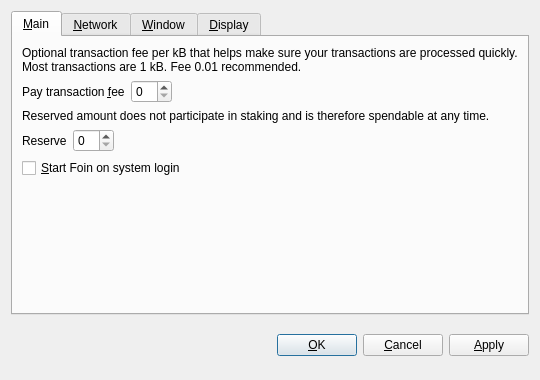
<?xml version="1.0" encoding="UTF-8"?>
<ui version="4.0">
 <class>OptionsDialog</class>
 <widget class="QDialog" name="OptionsDialog">
  <property name="geometry">
   <rect>
    <x>0</x>
    <y>0</y>
    <width>540</width>
    <height>380</height>
   </rect>
  </property>
  <property name="windowTitle">
   <string>Options</string>
  </property>
  <property name="modal">
   <bool>true</bool>
  </property>
  <layout class="QVBoxLayout" name="verticalLayout">
   <item>
    <widget class="QTabWidget" name="tabWidget">
     <property name="tabPosition">
      <enum>QTabWidget::North</enum>
     </property>
     <property name="currentIndex">
      <number>0</number>
     </property>
     <widget class="QWidget" name="tabMain">
      <attribute name="title">
       <string>&amp;Main</string>
      </attribute>
      <layout class="QVBoxLayout" name="verticalLayout_Main">
       <item>
        <widget class="QLabel" name="transactionFeeInfoLabel">
         <property name="text">
          <string>Optional transaction fee per kB that helps make sure your transactions are processed quickly. Most transactions are 1 kB. Fee 0.01 recommended.</string>
         </property>
         <property name="textFormat">
          <enum>Qt::PlainText</enum>
         </property>
         <property name="wordWrap">
          <bool>true</bool>
         </property>
        </widget>
       </item>
       <item>
        <layout class="QHBoxLayout" name="horizontalLayoutFee">
         <item>
          <widget class="QLabel" name="transactionFeeLabel">
           <property name="text">
            <string>Pay transaction &amp;fee</string>
           </property>
           <property name="textFormat">
            <enum>Qt::PlainText</enum>
           </property>
           <property name="buddy">
            <cstring>transactionFee</cstring>
           </property>
          </widget>
         </item>
         <item>
          <widget class="BitcoinAmountField" name="transactionFee"/>
         </item>
         <item>
          <spacer name="horizontalSpacerFee">
           <property name="orientation">
            <enum>Qt::Horizontal</enum>
           </property>
           <property name="sizeHint" stdset="0">
            <size>
             <width>40</width>
             <height>20</height>
            </size>
           </property>
          </spacer>
         </item>
        </layout>
       </item>
       <item>
        <widget class="QLabel" name="reserveBalanceInfoLabel">
         <property name="text">
          <string>Reserved amount does not participate in staking and is therefore spendable at any time.</string>
         </property>
         <property name="textFormat">
          <enum>Qt::PlainText</enum>
         </property>
         <property name="wordWrap">
          <bool>true</bool>
         </property>
        </widget>
       </item>
       <item>
        <layout class="QHBoxLayout" name="horizontalLayoutReserveBalance">
         <item>
          <widget class="QLabel" name="reserveBalanceLabel">
           <property name="text">
            <string>Reserve</string>
           </property>
           <property name="textFormat">
            <enum>Qt::PlainText</enum>
           </property>
           <property name="buddy">
            <cstring>reserveBalance</cstring>
           </property>
          </widget>
         </item>
         <item>
          <widget class="BitcoinAmountField" name="reserveBalance"/>
         </item>
         <item>
          <spacer name="horizontalSpacerReserveBalance">
           <property name="orientation">
            <enum>Qt::Horizontal</enum>
           </property>
           <property name="sizeHint" stdset="0">
            <size>
             <width>40</width>
             <height>20</height>
            </size>
           </property>
          </spacer>
         </item>
        </layout>
       </item>
       <item>
        <widget class="QCheckBox" name="bitcoinAtStartup">
         <property name="toolTip">
          <string>Automatically start Foin after logging in to the system.</string>
         </property>
         <property name="text">
          <string>&amp;Start Foin on system login</string>
         </property>
        </widget>
       </item>
       <item>
        <spacer name="verticalSpacer_Main">
         <property name="orientation">
          <enum>Qt::Vertical</enum>
         </property>
         <property name="sizeHint" stdset="0">
          <size>
           <width>20</width>
           <height>40</height>
          </size>
         </property>
        </spacer>
       </item>
      </layout>
     </widget>
     <widget class="QWidget" name="tabNetwork">
      <attribute name="title">
       <string>&amp;Network</string>
      </attribute>
      <layout class="QVBoxLayout" name="verticalLayout_Network">
       <item>
        <widget class="QCheckBox" name="mapPortUpnp">
         <property name="toolTip">
          <string>Automatically open the Foin client port on the router. This only works when your router supports UPnP and it is enabled.</string>
         </property>
         <property name="text">
          <string>Map port using &amp;UPnP</string>
         </property>
        </widget>
       </item>
       <item>
        <widget class="QCheckBox" name="connectSocks">
         <property name="toolTip">
          <string>Connect to the Foin network through a SOCKS5 proxy (e.g. when connecting through Tor).</string>
         </property>
         <property name="text">
          <string>&amp;Connect through SOCKS5 proxy:</string>
         </property>
        </widget>
       </item>
       <item>
        <layout class="QHBoxLayout" name="horizontalLayout_Network">
         <item>
          <widget class="QLabel" name="proxyIpLabel">
           <property name="text">
            <string>Proxy &amp;IP:</string>
           </property>
           <property name="textFormat">
            <enum>Qt::PlainText</enum>
           </property>
           <property name="buddy">
            <cstring>proxyIp</cstring>
           </property>
          </widget>
         </item>
         <item>
          <widget class="QValidatedLineEdit" name="proxyIp">
           <property name="maximumSize">
            <size>
             <width>140</width>
             <height>16777215</height>
            </size>
           </property>
           <property name="toolTip">
            <string>IP address of the proxy (e.g. 127.0.0.1)</string>
           </property>
          </widget>
         </item>
         <item>
          <widget class="QLabel" name="proxyPortLabel">
           <property name="text">
            <string>&amp;Port:</string>
           </property>
           <property name="textFormat">
            <enum>Qt::PlainText</enum>
           </property>
           <property name="buddy">
            <cstring>proxyPort</cstring>
           </property>
          </widget>
         </item>
         <item>
          <widget class="QLineEdit" name="proxyPort">
           <property name="maximumSize">
            <size>
             <width>55</width>
             <height>16777215</height>
            </size>
           </property>
           <property name="toolTip">
            <string>Port of the proxy (e.g. 9050)</string>
           </property>
          </widget>
         </item>
         <item>
          <spacer name="horizontalSpacer_Network">
           <property name="orientation">
            <enum>Qt::Horizontal</enum>
           </property>
           <property name="sizeHint" stdset="0">
            <size>
             <width>40</width>
             <height>20</height>
            </size>
           </property>
          </spacer>
         </item>
        </layout>
       </item>
       <item>
        <spacer name="verticalSpacer_Network">
         <property name="orientation">
          <enum>Qt::Vertical</enum>
         </property>
         <property name="sizeHint" stdset="0">
          <size>
           <width>20</width>
           <height>40</height>
          </size>
         </property>
        </spacer>
       </item>
      </layout>
     </widget>
     <widget class="QWidget" name="tabWindow">
      <attribute name="title">
       <string>&amp;Window</string>
      </attribute>
      <layout class="QVBoxLayout" name="verticalLayout_Window">
       <item>
        <widget class="QCheckBox" name="minimizeToTray">
         <property name="toolTip">
          <string>Show only a tray icon after minimizing the window.</string>
         </property>
         <property name="text">
          <string>&amp;Minimize to the tray instead of the taskbar</string>
         </property>
        </widget>
       </item>
       <item>
        <widget class="QCheckBox" name="minimizeOnClose">
         <property name="toolTip">
          <string>Minimize instead of exit the application when the window is closed. When this option is enabled, the application will be closed only after selecting Quit in the menu.</string>
         </property>
         <property name="text">
          <string>M&amp;inimize on close</string>
         </property>
        </widget>
       </item>
       <item>
        <spacer name="verticalSpacer_Window">
         <property name="orientation">
          <enum>Qt::Vertical</enum>
         </property>
         <property name="sizeHint" stdset="0">
          <size>
           <width>20</width>
           <height>40</height>
          </size>
         </property>
        </spacer>
       </item>
      </layout>
     </widget>
     <widget class="QWidget" name="tabDisplay">
      <attribute name="title">
       <string>&amp;Display</string>
      </attribute>
      <layout class="QVBoxLayout" name="verticalLayout_Display">
       <item>
        <layout class="QHBoxLayout" name="horizontalLayout_1_Display">
         <item>
          <widget class="QLabel" name="langLabel">
           <property name="text">
            <string>User Interface &amp;language:</string>
           </property>
           <property name="textFormat">
            <enum>Qt::PlainText</enum>
           </property>
           <property name="buddy">
            <cstring>lang</cstring>
           </property>
          </widget>
         </item>
         <item>
          <widget class="QValueComboBox" name="lang">
           <property name="toolTip">
            <string>The user interface language can be set here. This setting will take effect after restarting Foin.</string>
           </property>
          </widget>
         </item>
        </layout>
       </item>
       <item>
        <layout class="QHBoxLayout" name="horizontalLayout_2_Display">
         <item>
          <widget class="QLabel" name="unitLabel">
           <property name="text">
            <string>&amp;Unit to show amounts in:</string>
           </property>
           <property name="textFormat">
            <enum>Qt::PlainText</enum>
           </property>
           <property name="buddy">
            <cstring>unit</cstring>
           </property>
          </widget>
         </item>
         <item>
          <widget class="QValueComboBox" name="unit">
           <property name="toolTip">
            <string>Choose the default subdivision unit to show in the interface and when sending coins.</string>
           </property>
          </widget>
         </item>
        </layout>
       </item>
       <item>
        <widget class="QCheckBox" name="coinControlFeatures">
         <property name="toolTip">
          <string>Whether to show coin control features or not.</string>
         </property>
         <property name="text">
          <string>Display coin &amp;control features (experts only!)</string>
         </property>
        </widget>
       </item>
       <item>
        <widget class="QCheckBox" name="useBitsTheme">
         <property name="text">
          <string>Use bitstar visual theme (requires restart)</string>
         </property>
        </widget>
       </item>
       <item>
        <spacer name="verticalSpacer_Display">
         <property name="orientation">
          <enum>Qt::Vertical</enum>
         </property>
         <property name="sizeHint" stdset="0">
          <size>
           <width>20</width>
           <height>40</height>
          </size>
         </property>
        </spacer>
       </item>
      </layout>
     </widget>
    </widget>
   </item>
   <item>
    <layout class="QHBoxLayout" name="horizontalLayout_Buttons">
     <item>
      <spacer name="horizontalSpacer_1">
       <property name="orientation">
        <enum>Qt::Horizontal</enum>
       </property>
       <property name="sizeHint" stdset="0">
        <size>
         <width>40</width>
         <height>48</height>
        </size>
       </property>
      </spacer>
     </item>
     <item>
      <widget class="QLabel" name="statusLabel">
       <property name="font">
        <font>
         <weight>75</weight>
         <bold>true</bold>
        </font>
       </property>
       <property name="text">
        <string/>
       </property>
       <property name="textFormat">
        <enum>Qt::PlainText</enum>
       </property>
       <property name="wordWrap">
        <bool>true</bool>
       </property>
      </widget>
     </item>
     <item>
      <spacer name="horizontalSpacer_2">
       <property name="orientation">
        <enum>Qt::Horizontal</enum>
       </property>
       <property name="sizeHint" stdset="0">
        <size>
         <width>40</width>
         <height>48</height>
        </size>
       </property>
      </spacer>
     </item>
     <item>
      <widget class="QPushButton" name="okButton">
       <property name="text">
        <string>&amp;OK</string>
       </property>
      </widget>
     </item>
     <item>
      <widget class="QPushButton" name="cancelButton">
       <property name="text">
        <string>&amp;Cancel</string>
       </property>
       <property name="autoDefault">
        <bool>false</bool>
       </property>
      </widget>
     </item>
     <item>
      <widget class="QPushButton" name="applyButton">
       <property name="text">
        <string>&amp;Apply</string>
       </property>
       <property name="autoDefault">
        <bool>false</bool>
       </property>
      </widget>
     </item>
    </layout>
   </item>
  </layout>
 </widget>
 <customwidgets>
  <customwidget>
   <class>BitcoinAmountField</class>
   <extends>QSpinBox</extends>
   <header>bitcoinamountfield.h</header>
  </customwidget>
  <customwidget>
   <class>QValueComboBox</class>
   <extends>QComboBox</extends>
   <header>qvaluecombobox.h</header>
  </customwidget>
  <customwidget>
   <class>QValidatedLineEdit</class>
   <extends>QLineEdit</extends>
   <header>qvalidatedlineedit.h</header>
  </customwidget>
 </customwidgets>
 <resources/>
 <connections/>
</ui>
